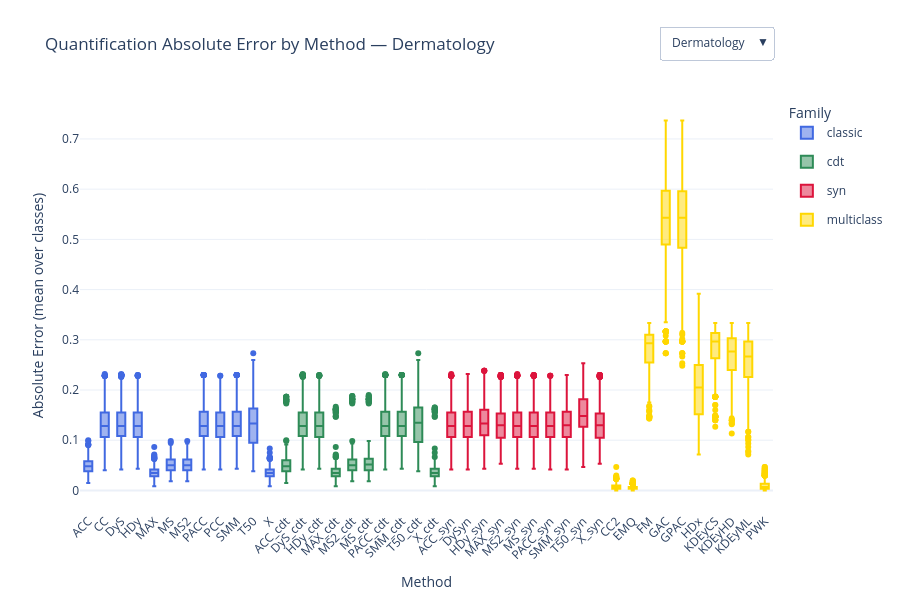

Notebook cell for this chart:
### Code cell
fig = go.Figure()
dataset_names = list(data.keys())

# Always-visible, data-free traces just to provide a stable 4-entry color legend
for cat in CATEGORY_ORDER:
    fig.add_trace(go.Box(
        y=[None], name=cat, marker_color=CATEGORY_COLORS[cat],
        legendgroup=cat, showlegend=True, visible=True, hoverinfo="skip",
    ))
trace_dataset = [None] * len(CATEGORY_ORDER)  # legend traces belong to no dataset

# One box per method per dataset; only the first dataset's boxes start visible
for ds_idx, ds_name in enumerate(dataset_names):
    df = data[ds_name]
    methods = sorted(df["qnt"].unique(),
                     key=lambda q: (CATEGORY_ORDER.index(categorize(q)), q))
    for q in methods:
        cat = categorize(q)
        fig.add_trace(go.Box(
            y=df.loc[df["qnt"] == q, "error"],
            name=q, marker_color=CATEGORY_COLORS[cat],
            legendgroup=cat, showlegend=False,
            visible=(ds_idx == 0), boxpoints="outliers",
        ))
        trace_dataset.append(ds_name)

# Dropdown: show only the selected dataset's boxes (legend traces stay visible)
buttons = []
for ds_name in dataset_names:
    vis = [td is None or td == ds_name for td in trace_dataset]
    buttons.append(dict(
        label=ds_name, method="update",
        args=[{"visible": vis},
              {"title.text": f"Quantification Absolute Error by Method — {ds_name}"}],
    ))

fig.update_layout(
    updatemenus=[dict(buttons=buttons, direction="down", showactive=True,
                      x=1.0, xanchor="right", y=1.18, yanchor="top")],
    title=dict(text=f"Quantification Absolute Error by Method — {dataset_names[0]}"),
    xaxis_title="Method", yaxis_title="Absolute Error (mean over classes)",
    legend_title_text="Family", template="plotly_white", height=600,
)
fig.update_xaxes(tickangle=-45)
fig.show()

### Figure 1 — Plotly figure (JSON) as saved in the notebook; plotly's stock layout.template omitted (floating-point values rounded to 4 significant figures; data arrays with more than 128 entries replaced by an {"elided": "..."} marker saying what was removed)
{"data": [{"hoverinfo": "skip", "legendgroup": "classic", "marker": {"color": "royalblue"}, "name": "classic", "showlegend": true, "type": "box", "visible": true, "y": [null]}, {"hoverinfo": "skip", "legendgroup": "cdt", "marker": {"color": "seagreen"}, "name": "cdt", "showlegend": true, "type": "box", "visible": true, "y": [null]}, {"hoverinfo": "skip", "legendgroup": "syn", "marker": {"color": "crimson"}, "name": "syn", "showlegend": true, "type": "box", "visible": true, "y": [null]}, {"hoverinfo": "skip", "legendgroup": "multiclass", "marker": {"color": "gold"}, "name": "multiclass", "showlegend": true, "type": "box", "visible": true, "y": [null]}, {"boxpoints": "outliers", "legendgroup": "classic", "marker": {"color": "royalblue"}, "name": "ACC", "showlegend": false, "type": "box", "visible": true, "y": {"elided": "1000 float values"}}, {"boxpoints": "outliers", "legendgroup": "classic", "marker": {"color": "royalblue"}, "name": "CC", "showlegend": false, "type": "box", "visible": true, "y": {"elided": "1000 float values"}}, {"boxpoints": "outliers", "legendgroup": "classic", "marker": {"color": "royalblue"}, "name": "DyS", "showlegend": false, "type": "box", "visible": true, "y": {"elided": "1000 float values"}}, {"boxpoints": "outliers", "legendgroup": "classic", "marker": {"color": "royalblue"}, "name": "HDy", "showlegend": false, "type": "box", "visible": true, "y": {"elided": "1000 float values"}}, {"boxpoints": "outliers", "legendgroup": "classic", "marker": {"color": "royalblue"}, "name": "MAX", "showlegend": false, "type": "box", "visible": true, "y": {"elided": "1000 float values"}}, {"boxpoints": "outliers", "legendgroup": "classic", "marker": {"color": "royalblue"}, "name": "MS", "showlegend": false, "type": "box", "visible": true, "y": {"elided": "1000 float values"}}, {"boxpoints": "outliers", "legendgroup": "classic", "marker": {"color": "royalblue"}, "name": "MS2", "showlegend": false, "type": "box", "visible": true, "y": {"elided": "1000 float values"}}, {"boxpoints": "outliers", "legendgroup": "classic", "marker": {"color": "royalblue"}, "name": "PACC", "showlegend": false, "type": "box", "visible": true, "y": {"elided": "1000 float values"}}, {"boxpoints": "outliers", "legendgroup": "classic", "marker": {"color": "royalblue"}, "name": "PCC", "showlegend": false, "type": "box", "visible": true, "y": {"elided": "1000 float values"}}, {"boxpoints": "outliers", "legendgroup": "classic", "marker": {"color": "royalblue"}, "name": "SMM", "showlegend": false, "type": "box", "visible": true, "y": {"elided": "1000 float values"}}, {"boxpoints": "outliers", "legendgroup": "classic", "marker": {"color": "royalblue"}, "name": "T50", "showlegend": false, "type": "box", "visible": true, "y": {"elided": "1000 float values"}}, {"boxpoints": "outliers", "legendgroup": "classic", "marker": {"color": "royalblue"}, "name": "X", "showlegend": false, "type": "box", "visible": true, "y": {"elided": "1000 float values"}}, {"boxpoints": "outliers", "legendgroup": "cdt", "marker": {"color": "seagreen"}, "name": "ACC_cdt", "showlegend": false, "type": "box", "visible": true, "y": {"elided": "1000 float values"}}, {"boxpoints": "outliers", "legendgroup": "cdt", "marker": {"color": "seagreen"}, "name": "DyS_cdt", "showlegend": false, "type": "box", "visible": true, "y": {"elided": "1000 float values"}}, {"boxpoints": "outliers", "legendgroup": "cdt", "marker": {"color": "seagreen"}, "name": "HDy_cdt", "showlegend": false, "type": "box", "visible": true, "y": {"elided": "1000 float values"}}, {"boxpoints": "outliers", "legendgroup": "cdt", "marker": {"color": "seagreen"}, "name": "MAX_cdt", "showlegend": false, "type": "box", "visible": true, "y": {"elided": "1000 float values"}}, {"boxpoints": "outliers", "legendgroup": "cdt", "marker": {"color": "seagreen"}, "name": "MS2_cdt", "showlegend": false, "type": "box", "visible": true, "y": {"elided": "1000 float values"}}, {"boxpoints": "outliers", "legendgroup": "cdt", "marker": {"color": "seagreen"}, "name": "MS_cdt", "showlegend": false, "type": "box", "visible": true, "y": {"elided": "1000 float values"}}, {"boxpoints": "outliers", "legendgroup": "cdt", "marker": {"color": "seagreen"}, "name": "PACC_cdt", "showlegend": false, "type": "box", "visible": true, "y": {"elided": "1000 float values"}}, {"boxpoints": "outliers", "legendgroup": "cdt", "marker": {"color": "seagreen"}, "name": "SMM_cdt", "showlegend": false, "type": "box", "visible": true, "y": {"elided": "1000 float values"}}, {"boxpoints": "outliers", "legendgroup": "cdt", "marker": {"color": "seagreen"}, "name": "T50_cdt", "showlegend": false, "type": "box", "visible": true, "y": {"elided": "1000 float values"}}, {"boxpoints": "outliers", "legendgroup": "cdt", "marker": {"color": "seagreen"}, "name": "X_cdt", "showlegend": false, "type": "box", "visible": true, "y": {"elided": "1000 float values"}}, {"boxpoints": "outliers", "legendgroup": "syn", "marker": {"color": "crimson"}, "name": "ACC_syn", "showlegend": false, "type": "box", "visible": true, "y": {"elided": "1000 float values"}}, {"boxpoints": "outliers", "legendgroup": "syn", "marker": {"color": "crimson"}, "name": "DySyn", "showlegend": false, "type": "box", "visible": true, "y": {"elided": "1000 float values"}}, {"boxpoints": "outliers", "legendgroup": "syn", "marker": {"color": "crimson"}, "name": "HDy_syn", "showlegend": false, "type": "box", "visible": true, "y": {"elided": "1000 float values"}}, {"boxpoints": "outliers", "legendgroup": "syn", "marker": {"color": "crimson"}, "name": "MAX_syn", "showlegend": false, "type": "box", "visible": true, "y": {"elided": "1000 float values"}}, {"boxpoints": "outliers", "legendgroup": "syn", "marker": {"color": "crimson"}, "name": "MS2_syn", "showlegend": false, "type": "box", "visible": true, "y": {"elided": "1000 float values"}}, {"boxpoints": "outliers", "legendgroup": "syn", "marker": {"color": "crimson"}, "name": "MS_syn", "showlegend": false, "type": "box", "visible": true, "y": {"elided": "1000 float values"}}, {"boxpoints": "outliers", "legendgroup": "syn", "marker": {"color": "crimson"}, "name": "PACC_syn", "showlegend": false, "type": "box", "visible": true, "y": {"elided": "1000 float values"}}, {"boxpoints": "outliers", "legendgroup": "syn", "marker": {"color": "crimson"}, "name": "SMM_syn", "showlegend": false, "type": "box", "visible": true, "y": {"elided": "1000 float values"}}, {"boxpoints": "outliers", "legendgroup": "syn", "marker": {"color": "crimson"}, "name": "T50_syn", "showlegend": false, "type": "box", "visible": true, "y": {"elided": "1000 float values"}}, {"boxpoints": "outliers", "legendgroup": "syn", "marker": {"color": "crimson"}, "name": "X_syn", "showlegend": false, "type": "box", "visible": true, "y": {"elided": "1000 float values"}}, {"boxpoints": "outliers", "legendgroup": "multiclass", "marker": {"color": "gold"}, "name": "CC2", "showlegend": false, "type": "box", "visible": true, "y": {"elided": "1000 float values"}}, {"boxpoints": "outliers", "legendgroup": "multiclass", "marker": {"color": "gold"}, "name": "EMQ", "showlegend": false, "type": "box", "visible": true, "y": {"elided": "1000 float values"}}, {"boxpoints": "outliers", "legendgroup": "multiclass", "marker": {"color": "gold"}, "name": "FM", "showlegend": false, "type": "box", "visible": true, "y": {"elided": "1000 float values"}}, {"boxpoints": "outliers", "legendgroup": "multiclass", "marker": {"color": "gold"}, "name": "GAC", "showlegend": false, "type": "box", "visible": true, "y": {"elided": "1000 float values"}}, {"boxpoints": "outliers", "legendgroup": "multiclass", "marker": {"color": "gold"}, "name": "GPAC", "showlegend": false, "type": "box", "visible": true, "y": {"elided": "1000 float values"}}, {"boxpoints": "outliers", "legendgroup": "multiclass", "marker": {"color": "gold"}, "name": "HDx", "showlegend": false, "type": "box", "visible": true, "y": {"elided": "1000 float values"}}, {"boxpoints": "outliers", "legendgroup": "multiclass", "marker": {"color": "gold"}, "name": "KDEyCS", "showlegend": false, "type": "box", "visible": true, "y": {"elided": "1000 float values"}}, {"boxpoints": "outliers", "legendgroup": "multiclass", "marker": {"color": "gold"}, "name": "KDEyHD", "showlegend": false, "type": "box", "visible": true, "y": {"elided": "1000 float values"}}, {"boxpoints": "outliers", "legendgroup": "multiclass", "marker": {"color": "gold"}, "name": "KDEyML", "showlegend": false, "type": "box", "visible": true, "y": {"elided": "1000 float values"}}, {"boxpoints": "outliers", "legendgroup": "multiclass", "marker": {"color": "gold"}, "name": "PWK", "showlegend": false, "type": "box", "visible": true, "y": {"elided": "1000 float values"}}, {"boxpoints": "outliers", "legendgroup": "classic", "marker": {"color": "royalblue"}, "name": "ACC", "showlegend": false, "type": "box", "visible": false, "y": {"elided": "1000 float values"}}, {"boxpoints": "outliers", "legendgroup": "classic", "marker": {"color": "royalblue"}, "name": "CC", "showlegend": false, "type": "box", "visible": false, "y": {"elided": "1000 float values"}}, {"boxpoints": "outliers", "legendgroup": "classic", "marker": {"color": "royalblue"}, "name": "DyS", "showlegend": false, "type": "box", "visible": false, "y": {"elided": "1000 float values"}}, {"boxpoints": "outliers", "legendgroup": "classic", "marker": {"color": "royalblue"}, "name": "HDy", "showlegend": false, "type": "box", "visible": false, "y": {"elided": "1000 float values"}}, {"boxpoints": "outliers", "legendgroup": "classic", "marker": {"color": "royalblue"}, "name": "MAX", "showlegend": false, "type": "box", "visible": false, "y": {"elided": "1000 float values"}}, {"boxpoints": "outliers", "legendgroup": "classic", "marker": {"color": "royalblue"}, "name": "MS", "showlegend": false, "type": "box", "visible": false, "y": {"elided": "1000 float values"}}, {"boxpoints": "outliers", "legendgroup": "classic", "marker": {"color": "royalblue"}, "name": "MS2", "showlegend": false, "type": "box", "visible": false, "y": {"elided": "1000 float values"}}, {"boxpoints": "outliers", "legendgroup": "classic", "marker": {"color": "royalblue"}, "name": "PACC", "showlegend": false, "type": "box", "visible": false, "y": {"elided": "1000 float values"}}, {"boxpoints": "outliers", "legendgroup": "classic", "marker": {"color": "royalblue"}, "name": "PCC", "showlegend": false, "type": "box", "visible": false, "y": {"elided": "1000 float values"}}, {"boxpoints": "outliers", "legendgroup": "classic", "marker": {"color": "royalblue"}, "name": "SMM", "showlegend": false, "type": "box", "visible": false, "y": {"elided": "1000 float values"}}, {"boxpoints": "outliers", "legendgroup": "classic", "marker": {"color": "royalblue"}, "name": "T50", "showlegend": false, "type": "box", "visible": false, "y": {"elided": "1000 float values"}}, {"boxpoints": "outliers", "legendgroup": "classic", "marker": {"color": "royalblue"}, "name": "X", "showlegend": false, "type": "box", "visible": false, "y": {"elided": "1000 float values"}}, {"boxpoints": "outliers", "legendgroup": "cdt", "marker": {"color": "seagreen"}, "name": "ACC_cdt", "showlegend": false, "type": "box", "visible": false, "y": {"elided": "1000 float values"}}, {"boxpoints": "outliers", "legendgroup": "cdt", "marker": {"color": "seagreen"}, "name": "DyS_cdt", "showlegend": false, "type": "box", "visible": false, "y": {"elided": "1000 float values"}}, {"boxpoints": "outliers", "legendgroup": "cdt", "marker": {"color": "seagreen"}, "name": "HDy_cdt", "showlegend": false, "type": "box", "visible": false, "y": {"elided": "1000 float values"}}, {"boxpoints": "outliers", "legendgroup": "cdt", "marker": {"color": "seagreen"}, "name": "MAX_cdt", "showlegend": false, "type": "box", "visible": false, "y": {"elided": "1000 float values"}}, {"boxpoints": "outliers", "legendgroup": "cdt", "marker": {"color": "seagreen"}, "name": "MS2_cdt", "showlegend": false, "type": "box", "visible": false, "y": {"elided": "1000 float values"}}, {"boxpoints": "outliers", "legendgroup": "cdt", "marker": {"color": "seagreen"}, "name": "MS_cdt", "showlegend": false, "type": "box", "visible": false, "y": {"elided": "1000 float values"}}, {"boxpoints": "outliers", "legendgroup": "cdt", "marker": {"color": "seagreen"}, "name": "PACC_cdt", "showlegend": false, "type": "box", "visible": false, "y": {"elided": "1000 float values"}}, {"boxpoints": "outliers", "legendgroup": "cdt", "marker": {"color": "seagreen"}, "name": "SMM_cdt", "showlegend": false, "type": "box", "visible": false, "y": {"elided": "1000 float values"}}, {"boxpoints": "outliers", "legendgroup": "cdt", "marker": {"color": "seagreen"}, "name": "T50_cdt", "showlegend": false, "type": "box", "visible": false, "y": {"elided": "1000 float values"}}, {"boxpoints": "outliers", "legendgroup": "cdt", "marker": {"color": "seagreen"}, "name": "X_cdt", "showlegend": false, "type": "box", "visible": false, "y": {"elided": "1000 float values"}}, {"boxpoints": "outliers", "legendgroup": "syn", "marker": {"color": "crimson"}, "name": "ACC_syn", "showlegend": false, "type": "box", "visible": false, "y": {"elided": "1000 float values"}}, {"boxpoints": "outliers", "legendgroup": "syn", "marker": {"color": "crimson"}, "name": "DySyn", "showlegend": false, "type": "box", "visible": false, "y": {"elided": "1000 float values"}}, {"boxpoints": "outliers", "legendgroup": "syn", "marker": {"color": "crimson"}, "name": "HDy_syn", "showlegend": false, "type": "box", "visible": false, "y": {"elided": "1000 float values"}}, {"boxpoints": "outliers", "legendgroup": "syn", "marker": {"color": "crimson"}, "name": "MAX_syn", "showlegend": false, "type": "box", "visible": false, "y": {"elided": "1000 float values"}}, {"boxpoints": "outliers", "legendgroup": "syn", "marker": {"color": "crimson"}, "name": "MS2_syn", "showlegend": false, "type": "box", "visible": false, "y": {"elided": "1000 float values"}}, {"boxpoints": "outliers", "legendgroup": "syn", "marker": {"color": "crimson"}, "name": "MS_syn", "showlegend": false, "type": "box", "visible": false, "y": {"elided": "1000 float values"}}, {"boxpoints": "outliers", "legendgroup": "syn", "marker": {"color": "crimson"}, "name": "PACC_syn", "showlegend": false, "type": "box", "visible": false, "y": {"elided": "1000 float values"}}, {"boxpoints": "outliers", "legendgroup": "syn", "marker": {"color": "crimson"}, "name": "SMM_syn", "showlegend": false, "type": "box", "visible": false, "y": {"elided": "1000 float values"}}, {"boxpoints": "outliers", "legendgroup": "syn", "marker": {"color": "crimson"}, "name": "T50_syn", "showlegend": false, "type": "box", "visible": false, "y": {"elided": "1000 float values"}}, {"boxpoints": "outliers", "legendgroup": "syn", "marker": {"color": "crimson"}, "name": "X_syn", "showlegend": false, "type": "box", "visible": false, "y": {"elided": "1000 float values"}}, {"boxpoints": "outliers", "legendgroup": "multiclass", "marker": {"color": "gold"}, "name": "CC2", "showlegend": false, "type": "box", "visible": false, "y": {"elided": "1000 float values"}}, {"boxpoints": "outliers", "legendgroup": "multiclass", "marker": {"color": "gold"}, "name": "EMQ", "showlegend": false, "type": "box", "visible": false, "y": {"elided": "1000 float values"}}, {"boxpoints": "outliers", "legendgroup": "multiclass", "marker": {"color": "gold"}, "name": "FM", "showlegend": false, "type": "box", "visible": false, "y": {"elided": "1000 float values"}}, {"boxpoints": "outliers", "legendgroup": "multiclass", "marker": {"color": "gold"}, "name": "GAC", "showlegend": false, "type": "box", "visible": false, "y": {"elided": "1000 float values"}}, {"boxpoints": "outliers", "legendgroup": "multiclass", "marker": {"color": "gold"}, "name": "GPAC", "showlegend": false, "type": "box", "visible": false, "y": {"elided": "1000 float values"}}, {"boxpoints": "outliers", "legendgroup": "multiclass", "marker": {"color": "gold"}, "name": "HDx", "showlegend": false, "type": "box", "visible": false, "y": {"elided": "1000 float values"}}, {"boxpoints": "outliers", "legendgroup": "multiclass", "marker": {"color": "gold"}, "name": "KDEyCS", "showlegend": false, "type": "box", "visible": false, "y": {"elided": "1000 float values"}}, {"boxpoints": "outliers", "legendgroup": "multiclass", "marker": {"color": "gold"}, "name": "KDEyHD", "showlegend": false, "type": "box", "visible": false, "y": {"elided": "1000 float values"}}, {"boxpoints": "outliers", "legendgroup": "multiclass", "marker": {"color": "gold"}, "name": "KDEyML", "showlegend": false, "type": "box", "visible": false, "y": {"elided": "1000 float values"}}, {"boxpoints": "outliers", "legendgroup": "multiclass", "marker": {"color": "gold"}, "name": "PWK", "showlegend": false, "type": "box", "visible": false, "y": {"elided": "1000 float values"}}], "layout": {"height": 600, "legend": {"title": {"text": "Family"}}, "title": {"text": "Quantification Absolute Error by Method — Dermatology"}, "updatemenus": [{"buttons": [{"args": [{"visible": [true, true, true, true, true, true, true, true, true, true, true, true, true, true, true, true, true, true, true, true, true, true, true, true, true, true, true, true, true, true, true, true, true, true, true, true, true, true, true, true, true, true, true, true, true, true, false, false, false, false, false, false, false, false, false, false, false, false, false, false, false, false, false, false, false, false, false, false, false, false, false, false, false, false, false, false, false, false, false, false, false, false, false, false, false, false, false, false]}, {"title.text": "Quantification Absolute Error by Method — Dermatology"}], "label": "Dermatology", "method": "update"}, {"args": [{"visible": [true, true, true, true, false, false, false, false, false, false, false, false, false, false, false, false, false, false, false, false, false, false, false, false, false, false, false, false, false, false, false, false, false, false, false, false, false, false, false, false, false, false, false, false, false, false, true, true, true, true, true, true, true, true, true, true, true, true, true, true, true, true, true, true, true, true, true, true, true, true, true, true, true, true, true, true, true, true, true, true, true, true, true, true, true, true, true, true]}, {"title.text": "Quantification Absolute Error by Method — Nursery"}], "label": "Nursery", "method": "update"}], "direction": "down", "showactive": true, "x": 1, "xanchor": "right", "y": 1.18, "yanchor": "top"}], "xaxis": {"tickangle": -45, "title": {"text": "Method"}}, "yaxis": {"title": {"text": "Absolute Error (mean over classes)"}}}}
